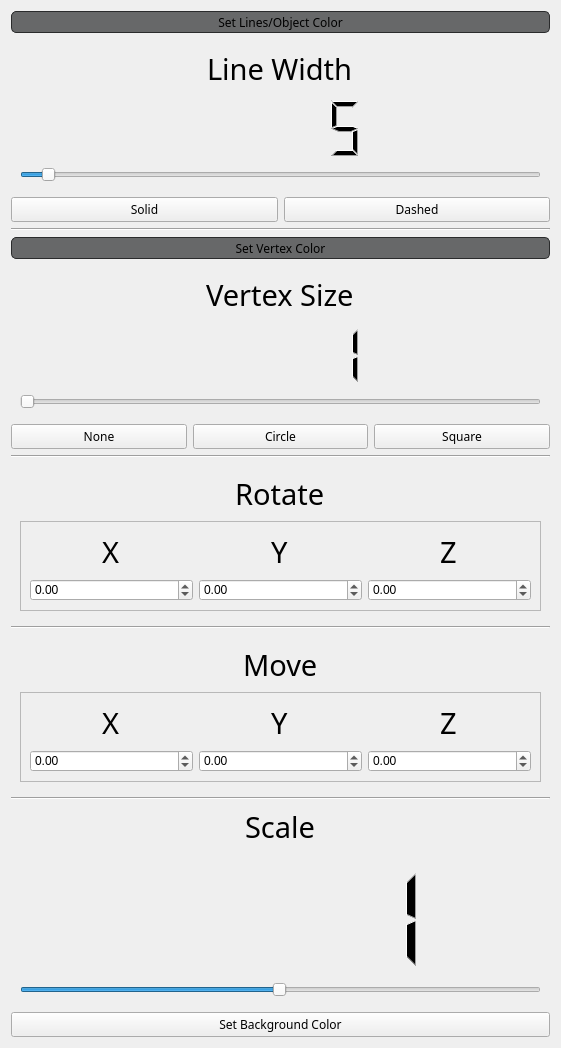
       <widget class="QWidget" name="scrollAreaWidgetContents">
        <property name="geometry">
         <rect>
          <x>0</x>
          <y>-275</y>
          <width>561</width>
          <height>1048</height>
         </rect>
        </property>
        <layout class="QVBoxLayout" name="verticalLayout_10">
         <item>
          <widget class="QPushButton" name="pushButton_lines">
           <property name="minimumSize">
            <size>
             <width>0</width>
             <height>22</height>
            </size>
           </property>
           <property name="font">
            <font>
             <family>Kannada MN</family>
            </font>
           </property>
           <property name="cursor">
            <cursorShape>PointingHandCursor</cursorShape>
           </property>
           <property name="styleSheet">
            <string notr="true">QPushButton{
	background-color: rgb(103, 104, 105);
	border: 1px solid; border-radius:5px; border-color: rgb(42, 43, 44);
}

QPushButton:hover { background-color: rgb(84, 85, 86); }</string>
           </property>
           <property name="text">
            <string>Set Lines/Object Color</string>
           </property>
          </widget>
         </item>
         <item>
          <widget class="QGroupBox" name="groupBox_2">
           <property name="maximumSize">
            <size>
             <width>16777215</width>
             <height>16777215</height>
            </size>
           </property>
           <property name="styleSheet">
            <string notr="true">QGroupBox {border: 0px;}</string>
           </property>
           <property name="title">
            <string/>
           </property>
           <layout class="QVBoxLayout" name="verticalLayout_3">
            <item>
             <widget class="QLineEdit" name="lineEdit_text_lineWidth">
              <property name="font">
               <font>
                <family>Charter</family>
                <pointsize>22</pointsize>
               </font>
              </property>
              <property name="cursor">
               <cursorShape>ArrowCursor</cursorShape>
              </property>
              <property name="styleSheet">
               <string notr="true">QLineEdit{
	border: 0px solid;
	background-color: rgba(0, 0, 0, 0);
}</string>
              </property>
              <property name="text">
               <string>Line Width</string>
              </property>
              <property name="alignment">
               <set>Qt::AlignCenter</set>
              </property>
              <property name="readOnly">
               <bool>true</bool>
              </property>
              <property name="cursorMoveStyle">
               <enum>Qt::VisualMoveStyle</enum>
              </property>
             </widget>
            </item>
            <item>
             <widget class="QLCDNumber" name="lcdNumber_lineWidth">
              <property name="styleSheet">
               <string notr="true">QLCDNumber{ border: 0px; }</string>
              </property>
              <property name="smallDecimalPoint">
               <bool>false</bool>
              </property>
              <property name="intValue" stdset="0">
               <number>5</number>
              </property>
             </widget>
            </item>
            <item>
             <widget class="QSlider" name="horizontalSlider_lineWidth">
              <property name="minimum">
               <number>1</number>
              </property>
              <property name="value">
               <number>5</number>
              </property>
              <property name="sliderPosition">
               <number>5</number>
              </property>
              <property name="orientation">
               <enum>Qt::Horizontal</enum>
              </property>
             </widget>
            </item>
           </layout>
          </widget>
         </item>
         <item>
          <layout class="QHBoxLayout" name="horizontalLayout_5">
           <item>
            <widget class="QPushButton" name="pushButton_line_solid">
             <property name="font">
              <font>
               <family>Kannada MN</family>
              </font>
             </property>
             <property name="text">
              <string>Solid</string>
             </property>
            </widget>
           </item>
           <item>
            <widget class="QPushButton" name="pushButton_line_dashed">
             <property name="font">
              <font>
               <family>Kannada MN</family>
              </font>
             </property>
             <property name="text">
              <string>Dashed</string>
             </property>
            </widget>
           </item>
          </layout>
         </item>
         <item>
          <widget class="Line" name="line_4">
           <property name="orientation">
            <enum>Qt::Horizontal</enum>
           </property>
          </widget>
         </item>
         <item>
          <widget class="QPushButton" name="pushButton_vertex">
           <property name="minimumSize">
            <size>
             <width>0</width>
             <height>22</height>
            </size>
           </property>
           <property name="font">
            <font>
             <family>Kannada MN</family>
            </font>
           </property>
           <property name="styleSheet">
            <string notr="true">QPushButton{
	background-color: rgb(103, 104, 105);
	border: 1px solid; border-radius:5px; border-color: rgb(42, 43, 44);
}

QPushButton:hover { background-color: rgb(84, 85, 86); }</string>
           </property>
           <property name="text">
            <string>Set Vertex Color</string>
           </property>
          </widget>
         </item>
         <item>
          <widget class="QGroupBox" name="groupBox">
           <property name="maximumSize">
            <size>
             <width>16777215</width>
             <height>16777215</height>
            </size>
           </property>
           <property name="styleSheet">
            <string notr="true">QGroupBox {border: 0px;}</string>
           </property>
           <property name="title">
            <string/>
           </property>
           <layout class="QVBoxLayout" name="verticalLayout_2">
            <item>
             <widget class="QLineEdit" name="lineEdit_text_versize">
              <property name="font">
               <font>
                <family>Charter</family>
                <pointsize>22</pointsize>
               </font>
              </property>
              <property name="cursor">
               <cursorShape>ArrowCursor</cursorShape>
              </property>
              <property name="styleSheet">
               <string notr="true">QLineEdit{
	border: 0px solid;
	background-color: rgba(0, 0, 0, 0);
}</string>
              </property>
              <property name="text">
               <string>Vertex Size</string>
              </property>
              <property name="alignment">
               <set>Qt::AlignCenter</set>
              </property>
              <property name="readOnly">
               <bool>true</bool>
              </property>
              <property name="cursorMoveStyle">
               <enum>Qt::VisualMoveStyle</enum>
              </property>
             </widget>
            </item>
            <item>
             <widget class="QLCDNumber" name="lcdNumber_versize">
              <property name="styleSheet">
               <string notr="true">QLCDNumber{ border: 0px; }</string>
              </property>
              <property name="smallDecimalPoint">
               <bool>false</bool>
              </property>
              <property name="segmentStyle">
               <enum>QLCDNumber::Filled</enum>
              </property>
              <property name="intValue" stdset="0">
               <number>1</number>
              </property>
             </widget>
            </item>
            <item>
             <widget class="QSlider" name="horizontalSlider_versize">
              <property name="styleSheet">
               <string notr="true"/>
              </property>
              <property name="minimum">
               <number>1</number>
              </property>
              <property name="value">
               <number>1</number>
              </property>
              <property name="orientation">
               <enum>Qt::Horizontal</enum>
              </property>
             </widget>
            </item>
           </layout>
          </widget>
         </item>
         <item>
          <layout class="QHBoxLayout" name="horizontalLayout_4">
           <item>
            <widget class="QPushButton" name="pushButton_ver_none">
             <property name="font">
              <font>
               <family>Kannada MN</family>
              </font>
             </property>
             <property name="text">
              <string>None</string>
             </property>
            </widget>
           </item>
           <item>
            <widget class="QPushButton" name="pushButton_ver_circle">
             <property name="font">
              <font>
               <family>Kannada MN</family>
              </font>
             </property>
             <property name="text">
              <string>Circle</string>
             </property>
            </widget>
           </item>
           <item>
            <widget class="QPushButton" name="pushButton_ver_square">
             <property name="font">
              <font>
               <family>Kannada MN</family>
              </font>
             </property>
             <property name="text">
              <string>Square</string>
             </property>
            </widget>
           </item>
          </layout>
         </item>
         <item>
          <widget class="Line" name="line_3">
           <property name="orientation">
            <enum>Qt::Horizontal</enum>
           </property>
          </widget>
         </item>
         <item>
          <widget class="QGroupBox" name="groupBox_3">
           <property name="maximumSize">
            <size>
             <width>16777215</width>
             <height>16777215</height>
            </size>
           </property>
           <property name="styleSheet">
            <string notr="true">QGroupBox {border: 0px;}</string>
           </property>
           <property name="title">
            <string/>
           </property>
           <layout class="QVBoxLayout" name="verticalLayout_4">
            <item>
             <widget class="QLineEdit" name="lineEdit_text_rotate">
              <property name="font">
               <font>
                <family>Charter</family>
                <pointsize>22</pointsize>
               </font>
              </property>
              <property name="cursor">
               <cursorShape>ArrowCursor</cursorShape>
              </property>
              <property name="styleSheet">
               <string notr="true">QLineEdit{
	border: 0px solid;
	background-color: rgba(0, 0, 0, 0);
}</string>
              </property>
              <property name="text">
               <string>Rotate</string>
              </property>
              <property name="alignment">
               <set>Qt::AlignCenter</set>
              </property>
              <property name="readOnly">
               <bool>true</bool>
              </property>
              <property name="cursorMoveStyle">
               <enum>Qt::VisualMoveStyle</enum>
              </property>
             </widget>
            </item>
            <item>
             <widget class="QFrame" name="frame_2">
              <property name="frameShape">
               <enum>QFrame::StyledPanel</enum>
              </property>
              <property name="frameShadow">
               <enum>QFrame::Raised</enum>
              </property>
              <layout class="QVBoxLayout" name="verticalLayout_8">
               <item>
                <layout class="QHBoxLayout" name="horizontalLayout_6">
                 <item>
                  <widget class="QLineEdit" name="lineEdit_text_x_rot">
                   <property name="font">
                    <font>
                     <family>Charter</family>
                     <pointsize>22</pointsize>
                    </font>
                   </property>
                   <property name="cursor">
                    <cursorShape>ArrowCursor</cursorShape>
                   </property>
                   <property name="styleSheet">
                    <string notr="true">QLineEdit{
	border: 0px solid;
	background-color: rgba(0, 0, 0, 0);
}</string>
                   </property>
                   <property name="text">
                    <string>X</string>
                   </property>
                   <property name="alignment">
                    <set>Qt::AlignCenter</set>
                   </property>
                   <property name="readOnly">
                    <bool>true</bool>
                   </property>
                   <property name="cursorMoveStyle">
                    <enum>Qt::VisualMoveStyle</enum>
                   </property>
                  </widget>
                 </item>
                 <item>
                  <widget class="QLineEdit" name="lineEdit_text_y_rot">
                   <property name="font">
                    <font>
                     <family>Charter</family>
                     <pointsize>22</pointsize>
                    </font>
                   </property>
                   <property name="cursor">
                    <cursorShape>ArrowCursor</cursorShape>
                   </property>
                   <property name="styleSheet">
                    <string notr="true">QLineEdit{
	border: 0px solid;
	background-color: rgba(0, 0, 0, 0);
}</string>
                   </property>
                   <property name="text">
                    <string>Y</string>
                   </property>
                   <property name="alignment">
                    <set>Qt::AlignCenter</set>
                   </property>
                   <property name="readOnly">
                    <bool>true</bool>
                   </property>
                   <property name="cursorMoveStyle">
                    <enum>Qt::VisualMoveStyle</enum>
                   </property>
                  </widget>
                 </item>
                 <item>
                  <widget class="QLineEdit" name="lineEdit_text_z_rot">
                   <property name="font">
                    <font>
                     <family>Charter</family>
                     <pointsize>22</pointsize>
                    </font>
                   </property>
                   <property name="cursor">
                    <cursorShape>ArrowCursor</cursorShape>
                   </property>
                   <property name="styleSheet">
                    <string notr="true">QLineEdit{
	border: 0px solid;
	background-color: rgba(0, 0, 0, 0);
}</string>
                   </property>
                   <property name="text">
                    <string>Z</string>
                   </property>
                   <property name="alignment">
                    <set>Qt::AlignCenter</set>
                   </property>
                   <property name="readOnly">
                    <bool>true</bool>
                   </property>
                   <property name="cursorMoveStyle">
                    <enum>Qt::VisualMoveStyle</enum>
                   </property>
                  </widget>
                 </item>
                </layout>
               </item>
               <item>
                <layout class="QHBoxLayout" name="horizontalLayout_7">
                 <item>
                  <widget class="QDoubleSpinBox" name="doubleSpinBox_x_rot">
                   <property name="minimum">
                    <double>-3.140000000000000</double>
                   </property>
                   <property name="maximum">
                    <double>3.140000000000000</double>
                   </property>
                   <property name="singleStep">
                    <double>0.010000000000000</double>
                   </property>
                  </widget>
                 </item>
                 <item>
                  <widget class="QDoubleSpinBox" name="doubleSpinBox_y_rot">
                   <property name="minimum">
                    <double>-3.140000000000000</double>
                   </property>
                   <property name="maximum">
                    <double>3.140000000000000</double>
                   </property>
                   <property name="singleStep">
                    <double>0.010000000000000</double>
                   </property>
                  </widget>
                 </item>
                 <item>
                  <widget class="QDoubleSpinBox" name="doubleSpinBox_z_rot">
                   <property name="minimum">
                    <double>-3.140000000000000</double>
                   </property>
                   <property name="maximum">
                    <double>3.140000000000000</double>
                   </property>
                   <property name="singleStep">
                    <double>0.010000000000000</double>
                   </property>
                  </widget>
                 </item>
                </layout>
               </item>
              </layout>
             </widget>
            </item>
           </layout>
          </widget>
         </item>
         <item>
          <widget class="Line" name="line_2">
           <property name="orientation">
            <enum>Qt::Horizontal</enum>
           </property>
          </widget>
         </item>
         <item>
          <widget class="QGroupBox" name="groupBox_4">
           <property name="maximumSize">
            <size>
             <width>16777215</width>
             <height>16777215</height>
            </size>
           </property>
           <property name="styleSheet">
            <string notr="true">QGroupBox {border: 0px;}</string>
           </property>
           <property name="title">
            <string/>
           </property>
           <layout class="QVBoxLayout" name="verticalLayout_6">
            <item>
             <widget class="QLineEdit" name="lineEdit_text_move">
              <property name="font">
               <font>
                <family>Charter</family>
                <pointsize>22</pointsize>
               </font>
              </property>
              <property name="cursor">
               <cursorShape>ArrowCursor</cursorShape>
              </property>
              <property name="styleSheet">
               <string notr="true">QLineEdit{
	border: 0px solid;
	background-color: rgba(0, 0, 0, 0);
}</string>
              </property>
              <property name="text">
               <string>Move</string>
              </property>
              <property name="alignment">
               <set>Qt::AlignCenter</set>
              </property>
              <property name="readOnly">
               <bool>true</bool>
              </property>
              <property name="cursorMoveStyle">
               <enum>Qt::VisualMoveStyle</enum>
              </property>
             </widget>
            </item>
            <item>
             <widget class="QFrame" name="frame">
              <property name="frameShape">
               <enum>QFrame::StyledPanel</enum>
              </property>
              <property name="frameShadow">
               <enum>QFrame::Raised</enum>
              </property>
              <layout class="QVBoxLayout" name="verticalLayout_5">
               <item>
                <layout class="QHBoxLayout" name="horizontalLayout_2">
                 <item>
                  <widget class="QLineEdit" name="lineEdit_text_x_move">
                   <property name="font">
                    <font>
                     <family>Charter</family>
                     <pointsize>22</pointsize>
                    </font>
                   </property>
                   <property name="cursor">
                    <cursorShape>ArrowCursor</cursorShape>
                   </property>
                   <property name="styleSheet">
                    <string notr="true">QLineEdit{
	border: 0px solid;
	background-color: rgba(0, 0, 0, 0);
}</string>
                   </property>
                   <property name="text">
                    <string>X</string>
                   </property>
                   <property name="alignment">
                    <set>Qt::AlignCenter</set>
                   </property>
                   <property name="readOnly">
                    <bool>true</bool>
                   </property>
                   <property name="cursorMoveStyle">
                    <enum>Qt::VisualMoveStyle</enum>
                   </property>
                  </widget>
                 </item>
                 <item>
                  <widget class="QLineEdit" name="lineEdit_text_y_move">
                   <property name="font">
                    <font>
                     <family>Charter</family>
                     <pointsize>22</pointsize>
                    </font>
                   </property>
                   <property name="cursor">
                    <cursorShape>ArrowCursor</cursorShape>
                   </property>
                   <property name="styleSheet">
                    <string notr="true">QLineEdit{
	border: 0px solid;
	background-color: rgba(0, 0, 0, 0);
}</string>
                   </property>
                   <property name="text">
                    <string>Y</string>
                   </property>
                   <property name="alignment">
                    <set>Qt::AlignCenter</set>
                   </property>
                   <property name="readOnly">
                    <bool>true</bool>
                   </property>
                   <property name="cursorMoveStyle">
                    <enum>Qt::VisualMoveStyle</enum>
                   </property>
                  </widget>
                 </item>
                 <item>
                  <widget class="QLineEdit" name="lineEdit_text_z_move">
                   <property name="font">
                    <font>
                     <family>Charter</family>
                     <pointsize>22</pointsize>
                    </font>
                   </property>
                   <property name="cursor">
                    <cursorShape>ArrowCursor</cursorShape>
                   </property>
                   <property name="styleSheet">
                    <string notr="true">QLineEdit{
	border: 0px solid;
	background-color: rgba(0, 0, 0, 0);
}</string>
                   </property>
                   <property name="text">
                    <string>Z</string>
                   </property>
                   <property name="alignment">
                    <set>Qt::AlignCenter</set>
                   </property>
                   <property name="readOnly">
                    <bool>true</bool>
                   </property>
                   <property name="cursorMoveStyle">
                    <enum>Qt::VisualMoveStyle</enum>
                   </property>
                  </widget>
                 </item>
                </layout>
               </item>
               <item>
                <layout class="QHBoxLayout" name="horizontalLayout_3">
                 <item>
                  <widget class="QDoubleSpinBox" name="doubleSpinBox_x_move">
                   <property name="decimals">
                    <number>2</number>
                   </property>
                   <property name="minimum">
                    <double>-1500.000000000000000</double>
                   </property>
                   <property name="maximum">
                    <double>1500.000000000000000</double>
                   </property>
                  </widget>
                 </item>
                 <item>
                  <widget class="QDoubleSpinBox" name="doubleSpinBox_y_move">
                   <property name="decimals">
                    <number>2</number>
                   </property>
                   <property name="minimum">
                    <double>-1500.000000000000000</double>
                   </property>
                   <property name="maximum">
                    <double>1500.000000000000000</double>
                   </property>
                  </widget>
                 </item>
                 <item>
                  <widget class="QDoubleSpinBox" name="doubleSpinBox_z_move">
                   <property name="decimals">
                    <number>2</number>
                   </property>
                   <property name="minimum">
                    <double>-1500.000000000000000</double>
                   </property>
                   <property name="maximum">
                    <double>1500.000000000000000</double>
                   </property>
                  </widget>
                 </item>
                </layout>
               </item>
              </layout>
             </widget>
            </item>
           </layout>
          </widget>
         </item>
         <item>
          <widget class="Line" name="line">
           <property name="orientation">
            <enum>Qt::Horizontal</enum>
           </property>
          </widget>
         </item>
         <item>
          <widget class="QLineEdit" name="lineEdit_text_scale">
           <property name="font">
            <font>
             <family>Charter</family>
             <pointsize>22</pointsize>
            </font>
           </property>
           <property name="cursor">
            <cursorShape>ArrowCursor</cursorShape>
           </property>
           <property name="styleSheet">
            <string notr="true">QLineEdit{
	border: 0px solid;
	background-color: rgba(0, 0, 0, 0);
}</string>
           </property>
           <property name="text">
            <string>Scale</string>
           </property>
           <property name="alignment">
            <set>Qt::AlignCenter</set>
           </property>
           <property name="readOnly">
            <bool>true</bool>
           </property>
           <property name="cursorMoveStyle">
            <enum>Qt::VisualMoveStyle</enum>
           </property>
          </widget>
         </item>
         <item>
          <widget class="QGroupBox" name="groupBox_5">
           <property name="styleSheet">
            <string notr="true">QGroupBox {border: 0px;}</string>
           </property>
           <property name="title">
            <string/>
           </property>
           <layout class="QVBoxLayout" name="verticalLayout_7">
            <item>
             <layout class="QHBoxLayout" name="horizontalLayout_9">
              <item>
               <layout class="QVBoxLayout" name="verticalLayout_11">
                <item>
                 <widget class="QLCDNumber" name="lcdNumber_scale">
                  <property name="minimumSize">
                   <size>
                    <width>0</width>
                    <height>50</height>
                   </size>
                  </property>
                  <property name="maximumSize">
                   <size>
                    <width>16777215</width>
                    <height>180</height>
                   </size>
                  </property>
                  <property name="styleSheet">
                   <string notr="true">QLCDNumber{ border: 0px; }</string>
                  </property>
                  <property name="smallDecimalPoint">
                   <bool>false</bool>
                  </property>
                  <property name="segmentStyle">
                   <enum>QLCDNumber::Filled</enum>
                  </property>
                  <property name="intValue" stdset="0">
                   <number>1</number>
                  </property>
                 </widget>
                </item>
                <item>
                 <widget class="QSlider" name="horizontalSlider_scale">
                  <property name="styleSheet">
                   <string notr="true"/>
                  </property>
                  <property name="minimum">
                   <number>-99</number>
                  </property>
                  <property name="maximum">
                   <number>100</number>
                  </property>
                  <property name="value">
                   <number>0</number>
                  </property>
                  <property name="orientation">
                   <enum>Qt::Horizontal</enum>
                  </property>
                 </widget>
                </item>
               </layout>
              </item>
             </layout>
            </item>
           </layout>
          </widget>
         </item>
         <item>
          <widget class="QPushButton" name="pushButton_bg">
           <property name="font">
            <font>
             <family>Kannada MN</family>
            </font>
           </property>
           <property name="text">
            <string>Set Background Color</string>
           </property>
          </widget>
         </item>
        </layout>
       </widget>
